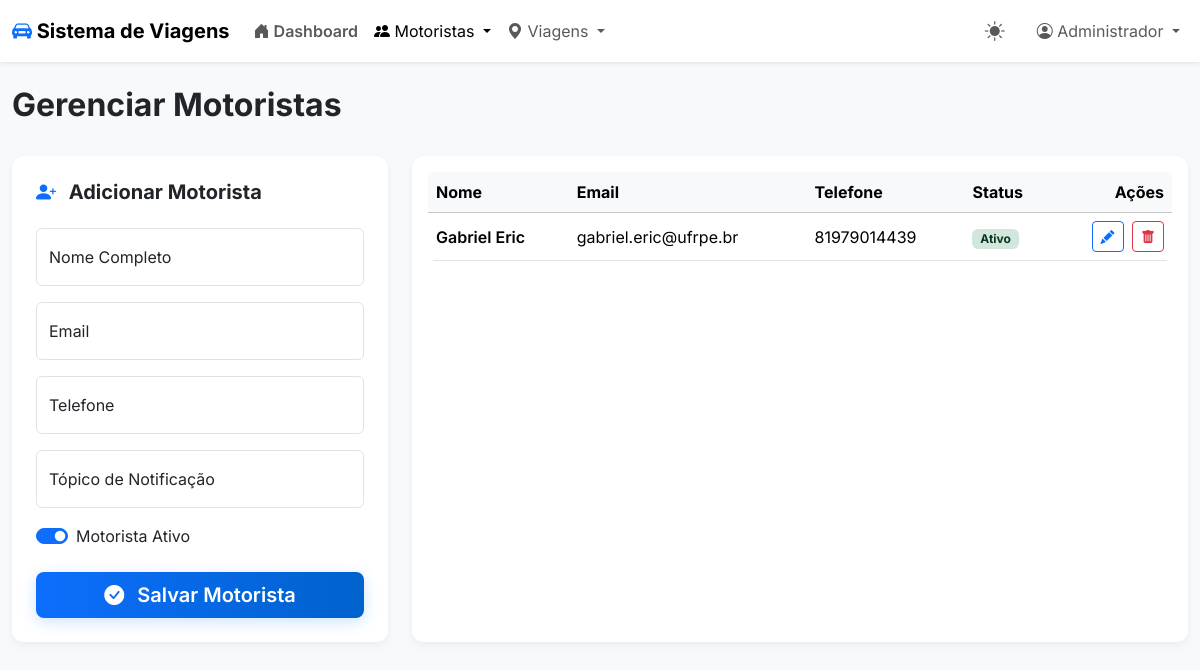
Page /motorista/ on the earlier database version.
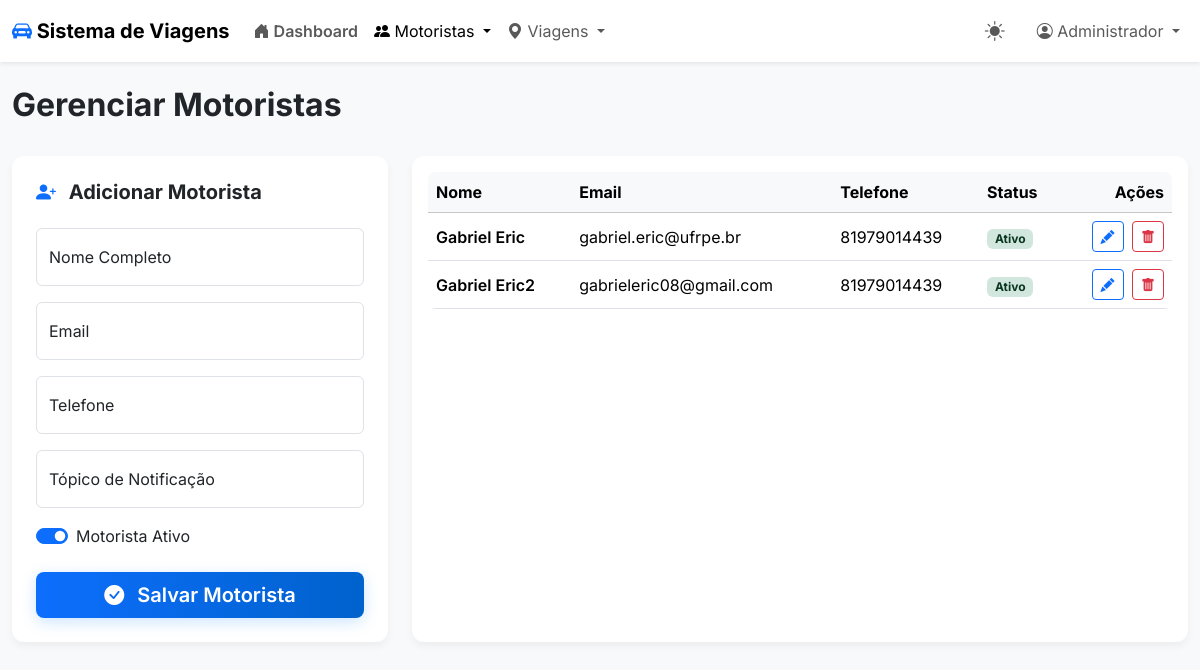
Same page on the later database version.
### models/models.py (models this page shows)
class Motorista(db.Model):
    __tablename__ = 'motorista'
    id = db.Column(db.Integer, primary_key=True)
    nome = db.Column(db.String(100), nullable=False)
    email = db.Column(db.String(100), unique=True, nullable=False)
    telefone = db.Column(db.String(20))
    topico_ntfy = db.Column(db.String(100), unique=True, nullable=True)
    ativo = db.Column(db.Boolean, default=True)
    atribuicoes = db.relationship('Atribuicao', backref='motorista', lazy=True)

### routes/motorista.py (the view)
@motorista_bp.route('/')
def motorista_page():
    motoristas = motorista_service.get_all()
    return render_template('cadastro_motorista.html', motoristas=motoristas)

### repositories/motorista_repository.py (called while the page is built)
    def get_all(self):
        admins = Motorista.query.all()
        return admins # <-- CORRIGIDO (faltava 'return' no seu código original)

### services/motorista_service.py (called while the page is built)
    def get_all(self):
        return self.repo.get_all()

### templates/cadastro_motorista.html (shortened to what the changed rows need)
<!DOCTYPE html>
<html lang="pt-br">
<head>
    <link href="https://cdn.jsdelivr.net/npm/bootstrap@5.3.3/dist/css/bootstrap.min.css" rel="stylesheet">
    <link rel="stylesheet" href="https://cdn.jsdelivr.net/npm/bootstrap-icons@1.11.3/font/bootstrap-icons.min.css">
</head>
<body>
    <main class="container-fluid mt-4">
        <div class="d-flex justify-content-between align-items-center mb-4">
            <h1 class="h2 fw-bold">Gerenciar Motoristas</h1>
        </div>
        <div class="row g-4">
            <div class="col-lg-8">
                <div class="card content-card h-100">
                    <div class="card-body">
                        <div class="table-responsive">
                            <table class="table table-hover align-middle mb-0">
                                <thead class="table-light">
                                    <tr>
                                        <th>Nome</th>
                                        <th>Email</th>
                                        <th>Telefone</th>
                                        <th>Status</th>
                                        <th class="text-end">Ações</th>
                                    </tr>
                                </thead>
                                <tbody>
                                    {% for motorista in motoristas %}
                                    <tr>
                                        <td class="fw-semibold">{{ motorista.nome }}</td>
                                        <td>{{ motorista.email }}</td>
                                        <td>{{ motorista.telefone }}</td>
                                        <td>
                                            {% if motorista.ativo %}
                                                <span class="badge bg-success-subtle text-success-emphasis">Ativo</span>
                                            {% else %}
                                                <span class="badge bg-secondary-subtle text-secondary-emphasis">Inativo</span>
                                            {% endif %}
                                        </td>
                                        <td class="text-end">
                                            <button class="btn btn-sm btn-outline-primary me-1" title="Editar"><i class="bi bi-pencil-fill"></i></button>
                                            {% if motorista.ativo %}
                                                <button class="btn btn-sm btn-outline-danger" title="Desativar"><i class="bi bi-trash-fill"></i></button>
                                            {% else %}
                                                <button class="btn btn-sm btn-outline-success" title="Ativar"><i class="bi bi-check-lg"></i></button>
                                            {% endif %}
                                        </td>
                                    </tr>
                                    {% endfor %}
                                </tbody>
                            </table>
                        </div>
                    </div>
                </div>
            </div>
        </div>
    </main>
</body>
</html>

Differences in the rows shown:
added Motorista: nome "Gabriel Eric2", email "gabrieleric08@gmail.com", telefone "81979014439", ativo "Ativo"
